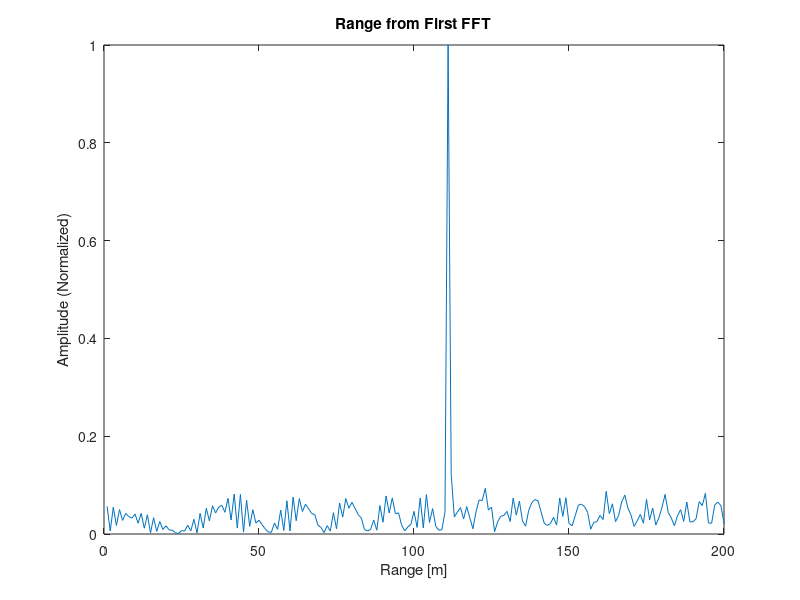

MATLAB code to generate this figure: (Note: a time limit stopped this script after it produced the figure.)
clear all
clc;
pkg load control
pkg load signal

%% Radar Specifications 
%%%%%%%%%%%%%%%%%%%%%%%%%%%
% Frequency of operation = 77GHz
% Max Range = 200m
% Range Resolution = 1 m
% Max Velocity = 100 m/s
%%%%%%%%%%%%%%%%%%%%%%%%%%%

c = 3e8
%% User Defined Range and Velocity of target
% *%TODO* :
% define the target's initial position and velocity. Note : Velocity
% remains contant
range = 110
vel = -20
max_range = 200
range_res = 1
max_vel = 100 % m/s
%% FMCW Waveform Generation

% *%TODO* :
%Design the FMCW waveform by giving the specs of each of its parameters.
% Calculate the Bandwidth (B), Chirp Time (Tchirp) and Slope (slope) of the FMCW
% chirp using the requirements above.
B = c / (2*range_res)
Tchirp = 5.5 * 2 * (max_range/c)  
slope = B/Tchirp

%Operating carrier frequency of Radar 
fc= 77e9;             %carrier freq

                                                          
%The number of chirps in one sequence. Its ideal to have 2^ value for the ease of running the FFT
%for Doppler Estimation. 
Nd=128;                   % #of doppler cells OR #of sent periods % number of chirps

%The number of samples on each chirp. 
Nr=1024;                  %for length of time OR # of range cells

% Timestamp for running the displacement scenario for every sample on each
% chirp
t=linspace(0,Nd*Tchirp,Nr*Nd); %total time for samples

%Creating the vectors for Tx, Rx and Mix based on the total samples input.
Tx=zeros(1,length(t)); %transmitted signal
Rx=zeros(1,length(t)); %received signal
Mix = zeros(1,length(t)); %beat signal

%Similar vectors for range_covered and time delay.
r_t=zeros(1,length(t));
td=zeros(1,length(t));

%% Signal generation and Moving Target simulation
% Running the radar scenario over the time. 

for i=1:length(t)         
  % *%TODO* 
  %For each time stamp update the Range of the Target for constant velocity. 
  r_t(i) = range + (vel*t(i));
  td(i) = (2 * r_t(i)) / c;

  % *%TODO* :
  %For each time sample we need update the transmitted and
  %received signal. 

  Tx(i)   = cos(2*pi*(fc*t(i) + (slope*t(i)^2)/2 ) );
  Rx(i)   = cos(2*pi*(fc*(t(i) -td(i)) + (slope * (t(i)-td(i))^2)/2 ) );
    
  % *%TODO* :
  %Now by mixing the Transmit and Receive generate the beat signal
  %This is done by element wise matrix multiplication of Transmit and
  %Receiver Signal

  Mix(i) = Tx(i) .* Rx(i);
end

%% RANGE MEASUREMENT

 % *%TODO* :
%reshape the vector into Nr*Nd array. Nr and Nd here would also define the size of
%Range and Doppler FFT respectively.
Mix = reshape(Mix, [Nr, Nd]);

 % *%TODO* :
%run the FFT on the beat signal along the range bins dimension (Nr) and
%normalize.
signal_fft = fft(Mix, Nr);

 % *%TODO* :
% Take the absolute value of FFT output
signal_fft = abs(signal_fft);
signal_fft = signal_fft ./ max(signal_fft); % Normalize

 % *%TODO* :
% Output of FFT is double sided signal, but we are interested in only one side of the spectrum.
% Hence we throw out half of the samples.
signal_fft = signal_fft(1 : Nr/2-1);


%plotting the range
figure ('Name','Range from First FFT')
#subplot(2,1,1)

 % *%TODO* :
 % plot FFT output 
plot(signal_fft);
axis ([0 180 0 1]);
title('Range from First FFT');
ylabel('Amplitude (Normalized)');
xlabel('Range [m]');
axis ([0 200 0 1]);
print -djpg range_1st_fft.jpg

%% RANGE DOPPLER RESPONSE
% The 2D FFT implementation is already provided here. This will run a 2DFFT
% on the mixed signal (beat signal) output and generate a range doppler
% map.You will implement CFAR on the generated RDM


% Range Doppler Map Generation.

% The output of the 2D FFT is an image that has reponse in the range and
% doppler FFT bins. So, it is important to convert the axis from bin sizes
% to range and doppler based on their Max values.

Mix=reshape(Mix,[Nr,Nd]);

% 2D FFT using the FFT size for both dimensions.
signal_fft2 = fft2(Mix,Nr,Nd);

% Taking just one side of signal from Range dimension.
signal_fft2 = signal_fft2(1:Nr/2,1:Nd);
signal_fft2 = fftshift (signal_fft2);

RDM = abs(signal_fft2);
RDM = 10*log10(RDM) ;

%use the surf function to plot the output of 2DFFT and to show axis in both
%dimensions

doppler_axis = linspace(-100,100,Nd);
range_axis = linspace(-200,200,Nr/2)*((Nr/2)/400);

%figure,surf(doppler_axis,range_axis,RDM);
%title('Amplitude and Range From FFT2');
%xlabel('Speed');
%ylabel('Range');
%zlabel('Amplitude');


%% CFAR implementation

%Slide Window through the complete Range Doppler Map

% *%TODO* :
%Select the number of Training Cells in both the dimensions.
n_train_cells = 10;
n_train_bands = 8;

% *%TODO* :
%Select the number of Guard Cells in both dimensions around the Cell under 
%test (CUT) for accurate estimation
n_guard_cells = 4;
n_guard_bands = 4;

% *%TODO* :
% offset the threshold by SNR value in dB
offset = 1.4;

% *%TODO* :
%Create a vector to store noise_level for each iteration on training cells
noise_level = zeros(1,1);


% *%TODO* :
%design a loop such that it slides the CUT across range doppler map by
%giving margins at the edges for Training and Guard Cells.
%For every iteration sum the signal level within all the training
%cells. To sum convert the value from logarithmic to linear using db2pow
%function. Average the summed values for all of the training%cells used. After averaging convert it back to logarithimic using pow2db.
%Further add the offset to it to determine the threshold. Next, compare the
%signal under CUT with this threshold. If the CUT level > threshold assign
%it a value of 1, else equate it to 0.


   % Use RDM[x,y] as the matrix from the output of 2D FFT for implementing
   % CFAR

RDM = RDM / max(RDM(:));


for row0 = n_train_cells + n_guard_cells + 1 : (Nr/2) - (n_train_cells + n_guard_cells)
  for col0 = n_train_bands + n_guard_bands + 1 : (Nd) - (n_train_bands + n_guard_bands)
    %Create a vector to store noise_level for each iteration on training cells
    noise_level = zeros(1, 1);

    for row1 = row0 - (n_train_cells + n_guard_cells) : row0 + (n_train_cells + n_guard_cells)
      for col1 = col0 - (n_train_bands + n_guard_bands) : col0 + (n_train_bands + n_guard_bands)
        if (abs(row0 - row1) > n_guard_cells || abs(col0 - col1) > n_guard_bands)
          noise_level = noise_level + db2pow(RDM(row1, col1));
        end
      end
    end

    % Calculate threshold from noise average then add the offset
    thresh = pow2db(noise_level / (2 * (n_train_bands + n_guard_bands + 1) * 2 * (n_train_cells + n_guard_cells + 1) - (n_guard_cells * n_guard_bands) - 1));
    thresh = thresh + offset;

    CUT = RDM(row1,col1);

    if (CUT < thresh)
      RDM(row0, col0) = 0;
    else
      RDM(row0, col0) = 1;
    end

  end
end


% *%TODO* :
% The process above will generate a thresholded block, which is smaller 
%than the Range Doppler Map as the CUT cannot be located at the edges of
%matrix. Hence,few cells will not be thresholded. To keep the map size same
% set those values to 0. 
 
RDM(RDM~=0 & RDM~=1) = 0;

% *%TODO* :
%display the CFAR output using the Surf function like we did for Range
%Doppler Response output.
figure('Name', 'CA-CFAR Filtered RDM')
surf(doppler_axis, range_axis, RDM);
colorbar;
title( 'CA-CFAR Filtered RDM surface plot');
xlabel('Speed');
ylabel('Range');
zlabel('Normalized Amplitude');

view(315, 45);
print -djpg range_2nd_fft_afterCFAR.jpg

 
 
